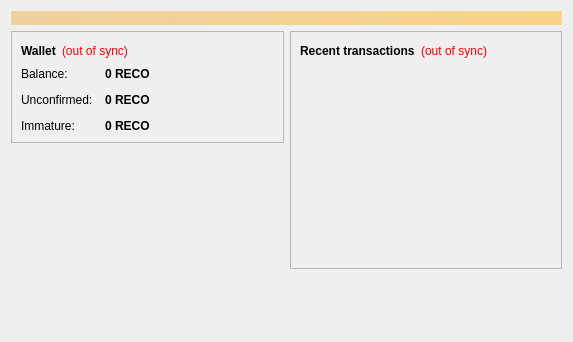
<?xml version="1.0" encoding="UTF-8"?>
<ui version="4.0">
 <class>OverviewPage</class>
 <widget class="QWidget" name="OverviewPage">
  <property name="geometry">
   <rect>
    <x>0</x>
    <y>0</y>
    <width>573</width>
    <height>342</height>
   </rect>
  </property>
  <property name="windowTitle">
   <string>Form</string>
  </property>
  <layout class="QVBoxLayout" name="topLayout">
   <item>
    <widget class="QLabel" name="labelAlerts">
     <property name="visible">
      <bool>false</bool>
     </property>
     <property name="styleSheet">
      <string notr="true">background-color: qlineargradient(x1: 0, y1: 0, x2: 1, y2: 0, stop:0 #F0D0A0, stop:1 #F8D488); color:#000000;</string>
     </property>
     <property name="wordWrap">
      <bool>true</bool>
     </property>
     <property name="margin">
      <number>3</number>
     </property>
    </widget>
   </item>
   <item>
    <layout class="QHBoxLayout" name="horizontalLayout" stretch="1,1">
     <item>
      <layout class="QVBoxLayout" name="verticalLayout_2">
       <item>
        <widget class="QFrame" name="frame">
         <property name="frameShape">
          <enum>QFrame::StyledPanel</enum>
         </property>
         <property name="frameShadow">
          <enum>QFrame::Raised</enum>
         </property>
         <layout class="QVBoxLayout" name="verticalLayout_4">
          <item>
           <layout class="QHBoxLayout" name="horizontalLayout_4">
            <item>
             <widget class="QLabel" name="label_5">
              <property name="font">
               <font>
                <weight>75</weight>
                <bold>true</bold>
               </font>
              </property>
              <property name="text">
               <string>Wallet</string>
              </property>
             </widget>
            </item>
            <item>
             <widget class="QLabel" name="labelWalletStatus">
              <property name="toolTip">
               <string>The displayed information may be out of date. Your wallet automatically synchronizes with the Referencelinecoin network after a connection is established, but this process has not completed yet.</string>
              </property>
              <property name="styleSheet">
               <string notr="true">QLabel { color: red; }</string>
              </property>
              <property name="text">
               <string notr="true">(out of sync)</string>
              </property>
              <property name="alignment">
               <set>Qt::AlignLeading|Qt::AlignLeft|Qt::AlignVCenter</set>
              </property>
             </widget>
            </item>
            <item>
             <spacer name="horizontalSpacer_2">
              <property name="orientation">
               <enum>Qt::Horizontal</enum>
              </property>
              <property name="sizeHint" stdset="0">
               <size>
                <width>40</width>
                <height>20</height>
               </size>
              </property>
             </spacer>
            </item>
           </layout>
          </item>
          <item>
           <layout class="QFormLayout" name="formLayout_2">
            <property name="fieldGrowthPolicy">
             <enum>QFormLayout::AllNonFixedFieldsGrow</enum>
            </property>
            <property name="horizontalSpacing">
             <number>12</number>
            </property>
            <property name="verticalSpacing">
             <number>12</number>
            </property>
            <item row="0" column="0">
             <widget class="QLabel" name="label">
              <property name="text">
               <string>Balance:</string>
              </property>
             </widget>
            </item>
            <item row="0" column="1">
             <widget class="QLabel" name="labelBalance">
              <property name="font">
               <font>
                <weight>75</weight>
                <bold>true</bold>
               </font>
              </property>
              <property name="cursor">
               <cursorShape>IBeamCursor</cursorShape>
              </property>
              <property name="toolTip">
               <string>Your current balance</string>
              </property>
              <property name="text">
               <string notr="true">0 RECO</string>
              </property>
              <property name="textInteractionFlags">
               <set>Qt::LinksAccessibleByMouse|Qt::TextSelectableByKeyboard|Qt::TextSelectableByMouse</set>
              </property>
             </widget>
            </item>
            <item row="1" column="0">
             <widget class="QLabel" name="label_3">
              <property name="text">
               <string>Unconfirmed:</string>
              </property>
             </widget>
            </item>
            <item row="1" column="1">
             <widget class="QLabel" name="labelUnconfirmed">
              <property name="font">
               <font>
                <weight>75</weight>
                <bold>true</bold>
               </font>
              </property>
              <property name="cursor">
               <cursorShape>IBeamCursor</cursorShape>
              </property>
              <property name="toolTip">
               <string>Total of transactions that have yet to be confirmed, and do not yet count toward the current balance</string>
              </property>
              <property name="text">
               <string notr="true">0 RECO</string>
              </property>
              <property name="textInteractionFlags">
               <set>Qt::LinksAccessibleByMouse|Qt::TextSelectableByKeyboard|Qt::TextSelectableByMouse</set>
              </property>
             </widget>
            </item>
            <item row="2" column="0">
             <widget class="QLabel" name="labelImmatureText">
              <property name="text">
               <string>Immature:</string>
              </property>
             </widget>
            </item>
            <item row="2" column="1">
             <widget class="QLabel" name="labelImmature">
              <property name="font">
               <font>
                <weight>75</weight>
                <bold>true</bold>
               </font>
              </property>
              <property name="toolTip">
               <string>Mined balance that has not yet matured</string>
              </property>
              <property name="text">
               <string notr="true">0 RECO</string>
              </property>
              <property name="textInteractionFlags">
               <set>Qt::LinksAccessibleByMouse|Qt::TextSelectableByKeyboard|Qt::TextSelectableByMouse</set>
              </property>
             </widget>
            </item>
           </layout>
          </item>
         </layout>
        </widget>
       </item>
       <item>
        <spacer name="verticalSpacer">
         <property name="orientation">
          <enum>Qt::Vertical</enum>
         </property>
         <property name="sizeHint" stdset="0">
          <size>
           <width>20</width>
           <height>40</height>
          </size>
         </property>
        </spacer>
       </item>
      </layout>
     </item>
     <item>
      <layout class="QVBoxLayout" name="verticalLayout_3">
       <item>
        <widget class="QFrame" name="frame_2">
         <property name="frameShape">
          <enum>QFrame::StyledPanel</enum>
         </property>
         <property name="frameShadow">
          <enum>QFrame::Raised</enum>
         </property>
         <layout class="QVBoxLayout" name="verticalLayout">
          <item>
           <layout class="QHBoxLayout" name="horizontalLayout_2">
            <item>
             <widget class="QLabel" name="label_4">
              <property name="text">
               <string>&lt;b&gt;Recent transactions&lt;/b&gt;</string>
              </property>
             </widget>
            </item>
            <item>
             <widget class="QLabel" name="labelTransactionsStatus">
              <property name="toolTip">
               <string>The displayed information may be out of date. Your wallet automatically synchronizes with the Referencelinecoin network after a connection is established, but this process has not completed yet.</string>
              </property>
              <property name="styleSheet">
               <string notr="true">QLabel { color: red; }</string>
              </property>
              <property name="text">
               <string notr="true">(out of sync)</string>
              </property>
              <property name="alignment">
               <set>Qt::AlignRight|Qt::AlignTrailing|Qt::AlignVCenter</set>
              </property>
             </widget>
            </item>
            <item>
             <spacer name="horizontalSpacer">
              <property name="orientation">
               <enum>Qt::Horizontal</enum>
              </property>
              <property name="sizeHint" stdset="0">
               <size>
                <width>40</width>
                <height>20</height>
               </size>
              </property>
             </spacer>
            </item>
           </layout>
          </item>
          <item>
           <widget class="QListView" name="listTransactions">
            <property name="styleSheet">
             <string notr="true">QListView { background: transparent; }</string>
            </property>
            <property name="frameShape">
             <enum>QFrame::NoFrame</enum>
            </property>
            <property name="verticalScrollBarPolicy">
             <enum>Qt::ScrollBarAlwaysOff</enum>
            </property>
            <property name="horizontalScrollBarPolicy">
             <enum>Qt::ScrollBarAlwaysOff</enum>
            </property>
            <property name="selectionMode">
             <enum>QAbstractItemView::NoSelection</enum>
            </property>
           </widget>
          </item>
         </layout>
        </widget>
       </item>
       <item>
        <spacer name="verticalSpacer_2">
         <property name="orientation">
          <enum>Qt::Vertical</enum>
         </property>
         <property name="sizeHint" stdset="0">
          <size>
           <width>20</width>
           <height>40</height>
          </size>
         </property>
        </spacer>
       </item>
      </layout>
     </item>
    </layout>
   </item>
  </layout>
 </widget>
 <resources/>
 <connections/>
</ui>
